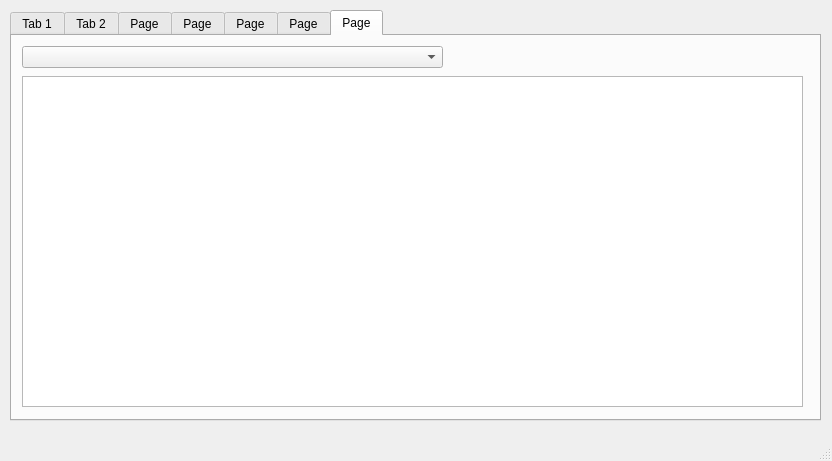
<?xml version="1.0" encoding="UTF-8"?>
<ui version="4.0">
 <class>PrincipalWindow</class>
 <widget class="QMainWindow" name="PrincipalWindow">
  <property name="geometry">
   <rect>
    <x>0</x>
    <y>0</y>
    <width>832</width>
    <height>461</height>
   </rect>
  </property>
  <property name="windowTitle">
   <string>MainWindow</string>
  </property>
  <widget class="QWidget" name="centralwidget">
   <widget class="QTabWidget" name="tabWidget">
    <property name="geometry">
     <rect>
      <x>10</x>
      <y>10</y>
      <width>811</width>
      <height>411</height>
     </rect>
    </property>
    <property name="currentIndex">
     <number>6</number>
    </property>
    <widget class="QWidget" name="tab_1">
     <property name="accessibleName">
      <string/>
     </property>
     <attribute name="title">
      <string>Tab 1</string>
     </attribute>
     <widget class="QTableView" name="studentTableView">
      <property name="geometry">
       <rect>
        <x>10</x>
        <y>40</y>
        <width>781</width>
        <height>311</height>
       </rect>
      </property>
     </widget>
     <widget class="QLabel" name="label">
      <property name="geometry">
       <rect>
        <x>40</x>
        <y>10</y>
        <width>81</width>
        <height>16</height>
       </rect>
      </property>
      <property name="text">
       <string>Сортировка</string>
      </property>
     </widget>
     <widget class="QComboBox" name="sortStudentComboBox">
      <property name="geometry">
       <rect>
        <x>110</x>
        <y>10</y>
        <width>121</width>
        <height>22</height>
       </rect>
      </property>
     </widget>
     <widget class="QPushButton" name="deleteStudentButton">
      <property name="geometry">
       <rect>
        <x>140</x>
        <y>360</y>
        <width>101</width>
        <height>23</height>
       </rect>
      </property>
      <property name="text">
       <string>Удалить запись</string>
      </property>
     </widget>
     <widget class="QPushButton" name="insertStudentButton">
      <property name="geometry">
       <rect>
        <x>20</x>
        <y>360</y>
        <width>101</width>
        <height>23</height>
       </rect>
      </property>
      <property name="text">
       <string>Вставить запись</string>
      </property>
     </widget>
     <widget class="QPushButton" name="editStudentButton">
      <property name="geometry">
       <rect>
        <x>260</x>
        <y>360</y>
        <width>131</width>
        <height>21</height>
       </rect>
      </property>
      <property name="text">
       <string>Редактировать запись</string>
      </property>
     </widget>
    </widget>
    <widget class="QWidget" name="tab_2">
     <attribute name="title">
      <string>Tab 2</string>
     </attribute>
     <widget class="QPushButton" name="editGroupButton">
      <property name="geometry">
       <rect>
        <x>260</x>
        <y>360</y>
        <width>131</width>
        <height>21</height>
       </rect>
      </property>
      <property name="text">
       <string>Редактировать запись</string>
      </property>
     </widget>
     <widget class="QPushButton" name="insertGroupButton">
      <property name="geometry">
       <rect>
        <x>20</x>
        <y>360</y>
        <width>101</width>
        <height>23</height>
       </rect>
      </property>
      <property name="text">
       <string>Вставить запись</string>
      </property>
     </widget>
     <widget class="QTableView" name="groupTableView">
      <property name="geometry">
       <rect>
        <x>10</x>
        <y>40</y>
        <width>781</width>
        <height>311</height>
       </rect>
      </property>
     </widget>
     <widget class="QComboBox" name="sortGroupComboBox">
      <property name="geometry">
       <rect>
        <x>110</x>
        <y>10</y>
        <width>121</width>
        <height>22</height>
       </rect>
      </property>
     </widget>
     <widget class="QPushButton" name="deleteGroupButton">
      <property name="geometry">
       <rect>
        <x>140</x>
        <y>360</y>
        <width>101</width>
        <height>23</height>
       </rect>
      </property>
      <property name="text">
       <string>Удалить запись</string>
      </property>
     </widget>
     <widget class="QLabel" name="label_2">
      <property name="geometry">
       <rect>
        <x>40</x>
        <y>10</y>
        <width>81</width>
        <height>16</height>
       </rect>
      </property>
      <property name="text">
       <string>Сортировка</string>
      </property>
     </widget>
    </widget>
    <widget class="QWidget" name="tab">
     <attribute name="title">
      <string>Page</string>
     </attribute>
     <widget class="QPushButton" name="editTeacherButton">
      <property name="geometry">
       <rect>
        <x>260</x>
        <y>360</y>
        <width>131</width>
        <height>21</height>
       </rect>
      </property>
      <property name="text">
       <string>Редактировать запись</string>
      </property>
     </widget>
     <widget class="QPushButton" name="insertTeacherButton">
      <property name="geometry">
       <rect>
        <x>20</x>
        <y>360</y>
        <width>101</width>
        <height>23</height>
       </rect>
      </property>
      <property name="text">
       <string>Вставить запись</string>
      </property>
     </widget>
     <widget class="QTableView" name="teacherTableView">
      <property name="geometry">
       <rect>
        <x>10</x>
        <y>40</y>
        <width>781</width>
        <height>311</height>
       </rect>
      </property>
     </widget>
     <widget class="QComboBox" name="sortTeacherComboBox">
      <property name="geometry">
       <rect>
        <x>110</x>
        <y>10</y>
        <width>121</width>
        <height>22</height>
       </rect>
      </property>
     </widget>
     <widget class="QPushButton" name="deleteTeacherButton">
      <property name="geometry">
       <rect>
        <x>140</x>
        <y>360</y>
        <width>101</width>
        <height>23</height>
       </rect>
      </property>
      <property name="text">
       <string>Удалить запись</string>
      </property>
     </widget>
     <widget class="QLabel" name="label_3">
      <property name="geometry">
       <rect>
        <x>40</x>
        <y>10</y>
        <width>81</width>
        <height>16</height>
       </rect>
      </property>
      <property name="text">
       <string>Сортировка</string>
      </property>
     </widget>
    </widget>
    <widget class="QWidget" name="tab_3">
     <attribute name="title">
      <string>Page</string>
     </attribute>
     <widget class="QPushButton" name="editPredmetButton">
      <property name="geometry">
       <rect>
        <x>260</x>
        <y>360</y>
        <width>131</width>
        <height>21</height>
       </rect>
      </property>
      <property name="text">
       <string>Редактировать запись</string>
      </property>
     </widget>
     <widget class="QPushButton" name="insertPredmetButton">
      <property name="geometry">
       <rect>
        <x>20</x>
        <y>360</y>
        <width>101</width>
        <height>23</height>
       </rect>
      </property>
      <property name="text">
       <string>Вставить запись</string>
      </property>
     </widget>
     <widget class="QTableView" name="uchebniPlanTableView">
      <property name="geometry">
       <rect>
        <x>10</x>
        <y>40</y>
        <width>781</width>
        <height>311</height>
       </rect>
      </property>
     </widget>
     <widget class="QComboBox" name="sortPredmetComboBox">
      <property name="geometry">
       <rect>
        <x>110</x>
        <y>10</y>
        <width>121</width>
        <height>22</height>
       </rect>
      </property>
     </widget>
     <widget class="QPushButton" name="deletePredmetButton">
      <property name="geometry">
       <rect>
        <x>140</x>
        <y>360</y>
        <width>101</width>
        <height>23</height>
       </rect>
      </property>
      <property name="text">
       <string>Удалить запись</string>
      </property>
     </widget>
     <widget class="QLabel" name="label_4">
      <property name="geometry">
       <rect>
        <x>40</x>
        <y>10</y>
        <width>81</width>
        <height>16</height>
       </rect>
      </property>
      <property name="text">
       <string>Сортировка</string>
      </property>
     </widget>
    </widget>
    <widget class="QWidget" name="tab_4">
     <attribute name="title">
      <string>Page</string>
     </attribute>
     <widget class="QPushButton" name="editLessonButton">
      <property name="geometry">
       <rect>
        <x>260</x>
        <y>360</y>
        <width>131</width>
        <height>21</height>
       </rect>
      </property>
      <property name="text">
       <string>Редактировать запись</string>
      </property>
     </widget>
     <widget class="QPushButton" name="insertLessonButton">
      <property name="geometry">
       <rect>
        <x>20</x>
        <y>360</y>
        <width>101</width>
        <height>23</height>
       </rect>
      </property>
      <property name="text">
       <string>Вставить запись</string>
      </property>
     </widget>
     <widget class="QTableView" name="lessonsTableView">
      <property name="geometry">
       <rect>
        <x>10</x>
        <y>40</y>
        <width>781</width>
        <height>311</height>
       </rect>
      </property>
     </widget>
     <widget class="QComboBox" name="sortLessonComboBox">
      <property name="geometry">
       <rect>
        <x>110</x>
        <y>10</y>
        <width>121</width>
        <height>22</height>
       </rect>
      </property>
     </widget>
     <widget class="QPushButton" name="deleteLessonButton">
      <property name="geometry">
       <rect>
        <x>140</x>
        <y>360</y>
        <width>101</width>
        <height>23</height>
       </rect>
      </property>
      <property name="text">
       <string>Удалить запись</string>
      </property>
     </widget>
     <widget class="QLabel" name="label_5">
      <property name="geometry">
       <rect>
        <x>40</x>
        <y>10</y>
        <width>81</width>
        <height>16</height>
       </rect>
      </property>
      <property name="text">
       <string>Сортировка</string>
      </property>
     </widget>
    </widget>
    <widget class="QWidget" name="tab_5">
     <attribute name="title">
      <string>Page</string>
     </attribute>
     <widget class="QPushButton" name="editRaspisanieButton">
      <property name="geometry">
       <rect>
        <x>260</x>
        <y>360</y>
        <width>131</width>
        <height>21</height>
       </rect>
      </property>
      <property name="text">
       <string>Редактировать запись</string>
      </property>
     </widget>
     <widget class="QPushButton" name="insertRaspisanieButton">
      <property name="geometry">
       <rect>
        <x>20</x>
        <y>360</y>
        <width>101</width>
        <height>23</height>
       </rect>
      </property>
      <property name="text">
       <string>Вставить запись</string>
      </property>
     </widget>
     <widget class="QTableView" name="raspisanieTableView">
      <property name="geometry">
       <rect>
        <x>10</x>
        <y>40</y>
        <width>781</width>
        <height>311</height>
       </rect>
      </property>
     </widget>
     <widget class="QComboBox" name="sortRaspisanieComboBox">
      <property name="geometry">
       <rect>
        <x>110</x>
        <y>10</y>
        <width>121</width>
        <height>22</height>
       </rect>
      </property>
     </widget>
     <widget class="QPushButton" name="deleteRaspisanieButton">
      <property name="geometry">
       <rect>
        <x>140</x>
        <y>360</y>
        <width>101</width>
        <height>23</height>
       </rect>
      </property>
      <property name="text">
       <string>Удалить запись</string>
      </property>
     </widget>
     <widget class="QLabel" name="label_6">
      <property name="geometry">
       <rect>
        <x>40</x>
        <y>10</y>
        <width>81</width>
        <height>16</height>
       </rect>
      </property>
      <property name="text">
       <string>Сортировка</string>
      </property>
     </widget>
    </widget>
    <widget class="QWidget" name="tab_6">
     <attribute name="title">
      <string>Page</string>
     </attribute>
     <widget class="QTableView" name="additionalTableView">
      <property name="geometry">
       <rect>
        <x>10</x>
        <y>40</y>
        <width>781</width>
        <height>331</height>
       </rect>
      </property>
     </widget>
     <widget class="QComboBox" name="additionalComboBox">
      <property name="geometry">
       <rect>
        <x>10</x>
        <y>10</y>
        <width>421</width>
        <height>22</height>
       </rect>
      </property>
     </widget>
    </widget>
   </widget>
  </widget>
  <widget class="QMenuBar" name="menubar">
   <property name="geometry">
    <rect>
     <x>0</x>
     <y>0</y>
     <width>832</width>
     <height>21</height>
    </rect>
   </property>
  </widget>
  <widget class="QStatusBar" name="statusbar"/>
 </widget>
 <resources/>
 <connections/>
</ui>
